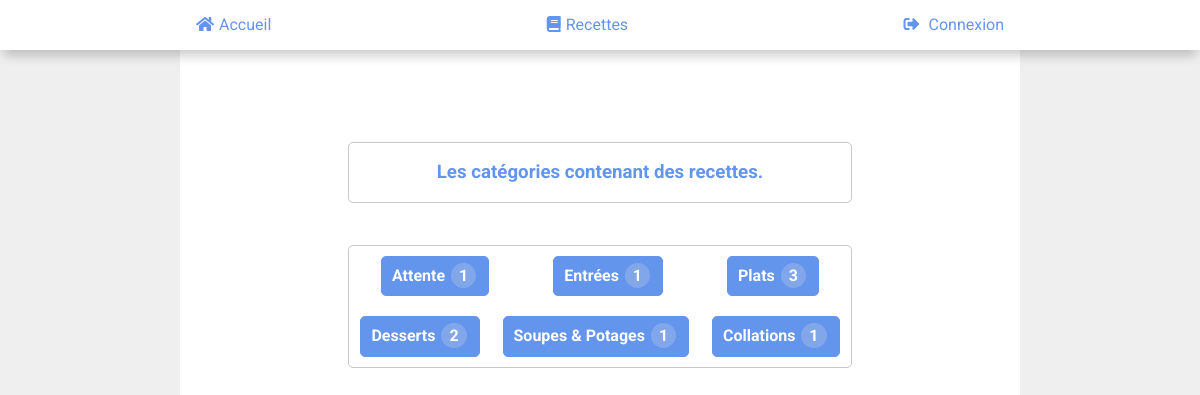
The app's page /public/templates/categories.php with its own data.
### tables this page shows
CREATE TABLE IF NOT EXISTS `categories` (
  `id` int(11) NOT NULL AUTO_INCREMENT,
  `name` varchar(255) DEFAULT NULL,
  PRIMARY KEY (`id`)
);

### libraries/services/sql_requests.php (called while the page is built, shortened)
<?php
function selectAll($pdo, $tableToSelect)
{
    $sql = "SELECT * FROM $tableToSelect";
    $query = $pdo->prepare($sql);
    $query->execute();
    $data = $query->fetchAll();
    return $data;
}

### public/templates/categories.php (the view, shortened to what this page needs)
<?php
include('../../layout.php');
$categories = selectAll($pdo, 'categories');
$recipes = selectAllByFetchAll($pdo, 'category_id', 'recipes');
$nb_category = count($categories);
echo "<section class='title'>";
if ($nb_category > 1 && !empty($recipes)) {
    echo "<h3>Les catégories contenant des recettes.</h3>";
} elseif ($nb_category == 1 && !empty($recipes)) {
    echo "<h3>La catégorie contenant des recette</h3>";
}
echo "</section>";
echo '<section class="categories_choice">';
foreach ($categories as $category) {
    $i = 0;
    foreach ($recipes as $recipe) {
        if ($recipe['category_id'] == $category['id']) {
            $i++;
        }
    }
    if ($i > 0) {
        echo '<a class="btn-number btn" href="/public/templates/show_recipes.php?category_id=' . $category['id'] . '">' . '<span class="span-name">' . $category['name'] . '</span>' . ' ' . '<span class="span-number">' . $i . '</span>' . '</a>';
    }
} ?>
</section>

### public/css/style.css (style rules this page uses)
html { box-sizing: border-box; scroll-behavior: smooth; }
*, *:before, *:after { box-sizing: inherit; }
a:link { text-decoration:none; }
a { color: cornflowerblue; }
h1,h2,h3,h4,h5,h6 { color: cornflowerblue; }
body { background-color: #efefef; margin: 0; font-family: 'Roboto', sans-serif; }
* { transition: transform .5s; }
.title { width: 60%; display: flex; flex-wrap: wrap; flex-direction: row; justify-content: space-around; text-align: center; border: 1px #c7c8cc solid; border-radius: 5px; margin: 5% auto 5% auto; }
.btn { background-color: cornflowerblue; border-radius: 5px; color: white; padding: 10px; font-size: 1rem; font-weight: bold; border: 1px cornflowerblue solid; margin: 10px; cursor: pointer; }
section { width: 100%; }
.categories_choice { width: 60%; display: flex; flex-wrap: wrap; flex-direction: row; justify-content: space-around; text-align: center; border: 1px #c7c8cc solid; border-radius: 5px; margin: 5% auto 5% auto; }
.span-number { border: 0 solid grey; border-radius: 20px; padding: 3px 8px 3px 8px; background-color: #81a7ea; margin: 2px; }

### records on screen
categories: name "Attente", i "1"
categories: name "Entrées", i "1"
categories: name "Plats", i "3"
categories: name "Desserts", i "2"
categories: name "Soupes & Potages", i "1"
categories: name "Collations", i "1"
